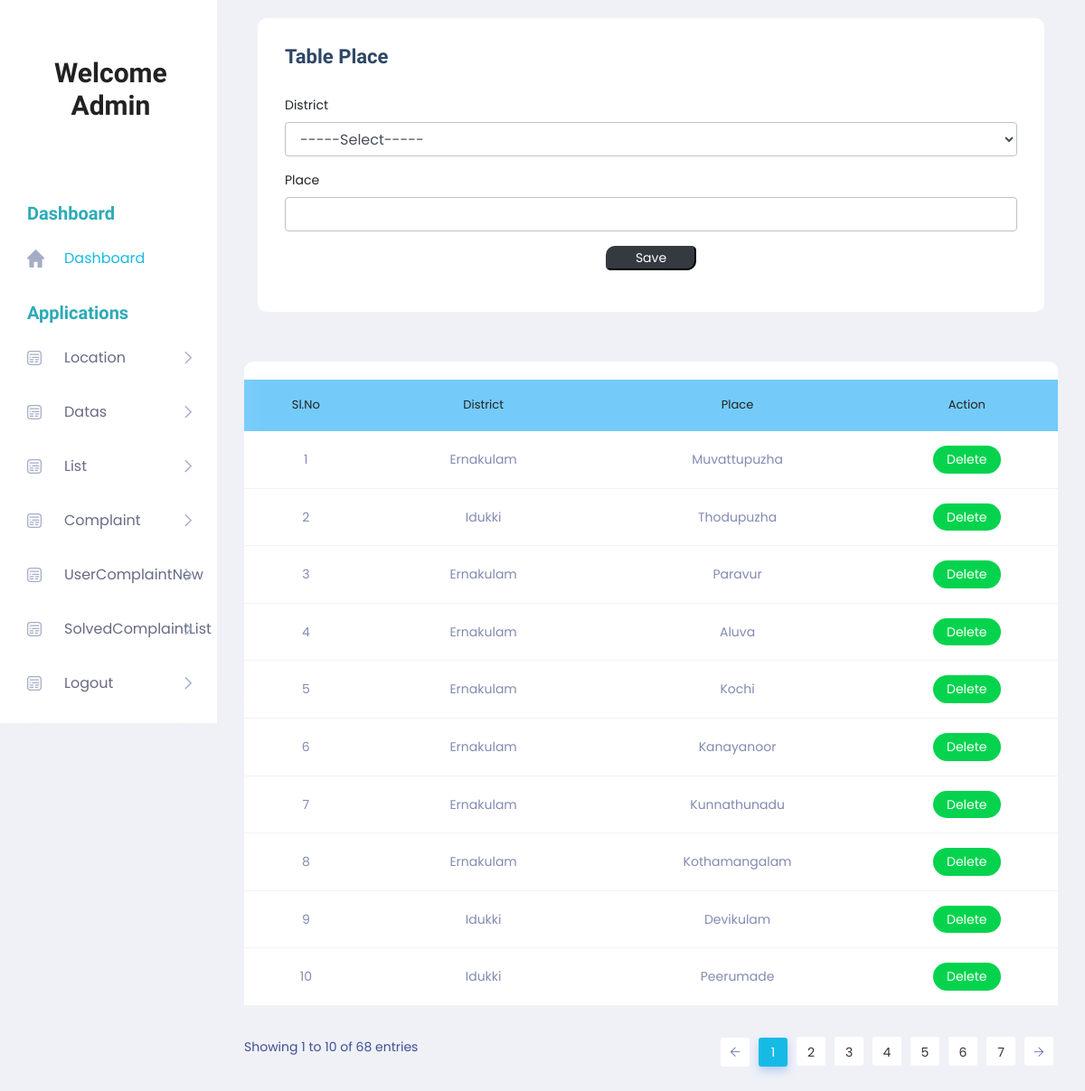
The page /Project/Admin/Place.php on the database its author committed.
### tables this page shows
CREATE TABLE `tbl_place` (
  `place_id` int(11) NOT NULL,
  `place_name` varchar(100) NOT NULL,
  `district_id` int(11) NOT NULL
);

CREATE TABLE `tbl_district` (
  `district_id` int(11) NOT NULL,
  `district_name` varchar(100) NOT NULL
);

### Project/Admin/Place.php (the view, shortened to what this page needs)
<!DOCTYPE html PUBLIC "-//W3C//DTD XHTML 1.0 Transitional//EN" "http://www.w3.org/TR/xhtml1/DTD/xhtml1-transitional.dtd">
<html xmlns="http://www.w3.org/1999/xhtml">
<head>
</head>
<?php
include('Head.php');
?>
<body>
        <section class="main_content dashboard_part">
            <div class="main_content_iner ">
                <div class="container-fluid p-0">
                    <div class="row justify-content-center">
                        <div class="col-12">
                            <div class="QA_section">
                                <div class="white_box_tittle list_header">
                                    <div class="col-lg-12">
                                        <div class="white_box mb_30">
                                            <div class="box_header ">
                                                <div class="main-title">
                                                    <h3 class="mb-0" >Table Place</h3>
                                                </div>
                                            </div>
                                            <form method="post">
                                             <div class="form-group">
                                                    <label for="txt_district">District</label>
                                                    <select class="form-control" name="sel_district" id="sel_district" autocomplete="off" required onchange="getdistrict(this.value)" >
                                                    <option value="">-----Select-----</option>
                                                    </select>
                                                </div>
                                                <div class="form-group">
                                                    <label for="txt_district">Place</label>
                                                    <input type="text" name="txt_place" id="txt_place" class="form-control" autocomplete="off" required/>
                                                </div>
                                                <div class="form-group" align="center">
                                                    <input type="submit" class="btn-dark" style="width:100px; border-radius: 10px 5px " name="btn_save" value="Save">
                                                </div>
                                            </form>
                                        </div>
                                    </div>
                                </div>
                                <div class="QA_table mb_30">
                                    <table class="table lms_table_active">
                                        <thead>
                                            <tr style="background-color: #74CBF9">
                                                <td align="center" scope="col">Sl.No</td>
                                              	<td align="center" scope="col">District</td>
                                                <td align="center" scope="col">Place </td>
                                                <td align="center" scope="col">Action</td>
                                            </tr>
                                        </thead>
                                        <tbody>
                                            <?php
	$i=0;
	  $sel = "select * from tbl_place p inner join tbl_district s on s.district_id=p.district_id";
	  $row = $Conn->query($sel);
	  while($data = $row->fetch_assoc())
	  {
		  $i++;
		  ?>
                                            <tr>
                                               <td align="center"><?php echo $i; 	?></td>
            <td align="center"><?php echo $data['district_name']; ?></td>
            <td align="center"><?php echo $data['place_name']; ?></td>
            <td align="center">
            <a class="status_btn"  href="place.php?id=<?php echo $data['place_id']; ?>">Delete </a>
         </td>
                                            </tr>
                                            <?php
                                              }
                                            ?>
                                        </tbody>
                                    </table>
                                </div>
                            </div>
                        </div>
                    </div>
                </div>
            </div>
        </section>
        <?php
		include('Foot.php');
		?>
</body>
</html>

### Project/Admin/Head.php (shortened to what this page needs)
<!DOCTYPE html>
<html lang="zxx">
    <head>
        <link rel="stylesheet" href="../Assets/Template/Admin/css/bootstrap.min.css" />
        <link rel="stylesheet" href="../Assets/Template/Admin/vendors/themefy_icon/themify-icons.css" />
        <link rel="stylesheet" href="../Assets/Template/Admin/vendors/swiper_slider/css/swiper.min.css" />
        <link rel="stylesheet" href="../Assets/Template/Admin/vendors/select2/css/select2.min.css" />
        <link rel="stylesheet" href="../Assets/Template/Admin/vendors/niceselect/css/nice-select.css" />
        <link rel="stylesheet" href="../Assets/Template/Admin/vendors/owl_carousel/css/owl.carousel.css" />
        <link rel="stylesheet" href="../Assets/Template/Admin/vendors/gijgo/gijgo.min.css" />
        <link rel="stylesheet" href="../Assets/Template/Admin/vendors/font_awesome/css/all.min.css" />
        <link rel="stylesheet" href="../Assets/Template/Admin/vendors/tagsinput/tagsinput.css" />
        <link rel="stylesheet" href="../Assets/Template/Admin/vendors/datatable/css/jquery.dataTables.min.css" />
        <link rel="stylesheet" href="../Assets/Template/Admin/vendors/datatable/css/responsive.dataTables.min.css" />
        <link rel="stylesheet" href="../Assets/Template/Admin/vendors/datatable/css/buttons.dataTables.min.css" />
        <link rel="stylesheet" href="../Assets/Template/Admin/vendors/text_editor/summernote-bs4.css" />
        <link rel="stylesheet" href="../Assets/Template/Admin/vendors/morris/morris.css">
        <link rel="stylesheet" href="../Assets/Template/Admin/vendors/material_icon/material-icons.css" />
        <link rel="stylesheet" href="../Assets/Template/Admin/css/metisMenu.css">
        <link rel="stylesheet" href="../Assets/Template/Admin/css/style.css" />
        <link rel="stylesheet" href="../Assets/Template/Admin/css/colors/default.css" id="colorSkinCSS">
    </head>
    <body class="crm_body_bg">
        <nav class="sidebar">
            <div class="logo d-flex justify-content-between">
                <a href="HomePage.php"><h2 align="center">Welcome<br>Admin<br><?php echo $_SESSION["aname"]?></h2></a>
            </div>
            <ul id="sidebar_menu">
                <li class="side_menu_title">
                    <span>Dashboard</span>
                </li>
                <li class="mm-active">
                    <a  href="HomePage.php"  aria-expanded="false">
                        <img src="../Assets/Template/Admin/img/menu-icon/1.svg" alt="">
                        <span>Dashboard</span>
                    </a>
                </li>
                <li class="side_menu_title">
                    <span>Applications</span>
                </li>
                <li class="">
                    <a   class="has-arrow" href="javascript:void(0)" aria-expanded="false">
                        <img src="../Assets/Template/Admin/img/menu-icon/2.svg" alt="">
                        <span>Location</span>
                    </a>
                </li>
                <li class="">
                    <a   class="has-arrow" href="javascript:void(0)" aria-expanded="false">
                        <img src="../Assets/Template/Admin/img/menu-icon/2.svg" alt="">
                        <span>Datas</span>
                    </a>
                </li>
                <li class="">
                    <a   class="has-arrow" href="javascript:void(0)" aria-expanded="false">
                        <img src="../Assets/Template/Admin/img/menu-icon/2.svg" alt="">
                        <span>List</span>
                    </a>
                </li>
                 <li class="">
                        <a   class="has-arrow" href="ViewComplaint.php" aria-expanded="false">
                            <img src="../Assets/Template/Admin/img/menu-icon/2.svg" alt="">
                            <span>Complaint</span>
                        </a>
                   </li>
                <li class="">
                        <a   class="has-arrow" href="UsercomplaintNew.php" aria-expanded="false">
                            <img src="../Assets/Template/Admin/img/menu-icon/2.svg" alt="">
                            <span>UserComplaintNew</span>
                        </a>
                   </li>
                   <li class="">
                        <a   class="has-arrow" href="SolvedComplaintList" aria-expanded="false">
                            <img src="../Assets/Template/Admin/img/menu-icon/2.svg" alt="">
                            <span>SolvedComplaintList</span>
                        </a>
                   </li>
                   <li class="">
                        <a   class="has-arrow" href="../Guest/Login.php" aria-expanded="false">
                            <img src="../Assets/Template/Admin/img/menu-icon/2.svg" alt="">
                            <span>Logout</span>
                        </a>
                   </li>
            </ul>
        </nav>

### Project/Admin/Foot.php (shortened to what this page needs)
    </body>
</html>

### Project/Assets/Template/Admin/css/metisMenu.css (style rules this page uses)
.metismenu .has-arrow { position: relative; }
.metismenu .has-arrow::after { position: absolute; content: ''; transform: rotate(-90deg) translate(0, -50%); transform-origin: top; top: 50%; transition: all .3s ease-out; right: 40px; content: "\e64b"; font-family: 'themify'; color: #A5ADC6; font-weight: 600; font-size: 14px; }

### rows shown on the page
tbl_place: district.district_name "Ernakulam", place_name "Muvattupuzha"
tbl_place: district.district_name "Idukki", place_name "Thodupuzha"
tbl_place: district.district_name "Ernakulam", place_name "Paravur"
tbl_place: district.district_name "Ernakulam", place_name "Aluva"
tbl_place: district.district_name "Ernakulam", place_name "Kochi"
tbl_place: district.district_name "Ernakulam", place_name "Kanayanoor"
tbl_place: district.district_name "Ernakulam", place_name "Kunnathunadu"
tbl_place: district.district_name "Ernakulam", place_name "Kothamangalam"
tbl_place: district.district_name "Idukki", place_name "Devikulam"
tbl_place: district.district_name "Idukki", place_name "Peerumade"
